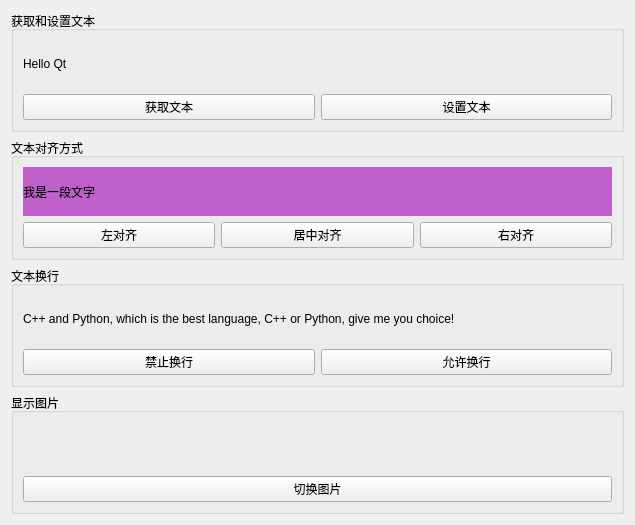
<?xml version="1.0" encoding="UTF-8"?>
<ui version="4.0">
 <class>Widget</class>
 <widget class="QWidget" name="Widget">
  <property name="geometry">
   <rect>
    <x>0</x>
    <y>0</y>
    <width>635</width>
    <height>525</height>
   </rect>
  </property>
  <property name="windowTitle">
   <string>Widget</string>
  </property>
  <layout class="QVBoxLayout" name="verticalLayout_6">
   <item>
    <widget class="QGroupBox" name="groupBox">
     <property name="title">
      <string>获取和设置文本</string>
     </property>
     <layout class="QVBoxLayout" name="verticalLayout_2">
      <item>
       <layout class="QVBoxLayout" name="verticalLayout">
        <item>
         <widget class="QLabel" name="labTime">
          <property name="text">
           <string>Hello Qt</string>
          </property>
         </widget>
        </item>
        <item>
         <layout class="QHBoxLayout" name="horizontalLayout">
          <item>
           <widget class="QPushButton" name="btnGetText">
            <property name="text">
             <string>获取文本</string>
            </property>
           </widget>
          </item>
          <item>
           <widget class="QPushButton" name="btnSetText">
            <property name="text">
             <string>设置文本</string>
            </property>
           </widget>
          </item>
         </layout>
        </item>
       </layout>
      </item>
     </layout>
    </widget>
   </item>
   <item>
    <widget class="QGroupBox" name="groupBox_2">
     <property name="title">
      <string>文本对齐方式</string>
     </property>
     <layout class="QVBoxLayout" name="verticalLayout_7">
      <item>
       <layout class="QVBoxLayout" name="verticalLayout_3">
        <item>
         <widget class="QLabel" name="labAlign">
          <property name="styleSheet">
           <string notr="true">background-color: rgb(192, 97, 203);</string>
          </property>
          <property name="text">
           <string>我是一段文字</string>
          </property>
         </widget>
        </item>
        <item>
         <layout class="QHBoxLayout" name="horizontalLayout_2">
          <item>
           <widget class="QPushButton" name="btnAlignLeft">
            <property name="text">
             <string>左对齐</string>
            </property>
           </widget>
          </item>
          <item>
           <widget class="QPushButton" name="btnAlignCenter">
            <property name="text">
             <string>居中对齐</string>
            </property>
           </widget>
          </item>
          <item>
           <widget class="QPushButton" name="btnAlignRight">
            <property name="text">
             <string>右对齐</string>
            </property>
           </widget>
          </item>
         </layout>
        </item>
       </layout>
      </item>
     </layout>
    </widget>
   </item>
   <item>
    <widget class="QGroupBox" name="groupBox_3">
     <property name="title">
      <string>文本换行</string>
     </property>
     <layout class="QVBoxLayout" name="verticalLayout_8">
      <item>
       <layout class="QVBoxLayout" name="verticalLayout_4">
        <item>
         <widget class="QLabel" name="labWrap">
          <property name="text">
           <string>C++ and Python, which is the best language, C++ or Python, give me you choice!</string>
          </property>
         </widget>
        </item>
        <item>
         <layout class="QHBoxLayout" name="horizontalLayout_3">
          <item>
           <widget class="QPushButton" name="btnDisableWrap">
            <property name="text">
             <string>禁止换行</string>
            </property>
           </widget>
          </item>
          <item>
           <widget class="QPushButton" name="btnEnableWrap">
            <property name="text">
             <string>允许换行</string>
            </property>
           </widget>
          </item>
         </layout>
        </item>
       </layout>
      </item>
     </layout>
    </widget>
   </item>
   <item>
    <widget class="QGroupBox" name="groupBox_4">
     <property name="title">
      <string>显示图片</string>
     </property>
     <layout class="QVBoxLayout" name="verticalLayout_9">
      <item>
       <layout class="QVBoxLayout" name="verticalLayout_5">
        <item>
         <widget class="QLabel" name="labImage">
          <property name="text">
           <string/>
          </property>
          <property name="pixmap">
           <pixmap resource="images.qrc">:/images/start.png</pixmap>
          </property>
          <property name="alignment">
           <set>Qt::AlignCenter</set>
          </property>
         </widget>
        </item>
        <item>
         <widget class="QPushButton" name="btnToggleImage">
          <property name="text">
           <string>切换图片</string>
          </property>
         </widget>
        </item>
       </layout>
      </item>
     </layout>
    </widget>
   </item>
  </layout>
 </widget>
 <resources>
  <include location="images.qrc"/>
 </resources>
 <connections/>
</ui>
